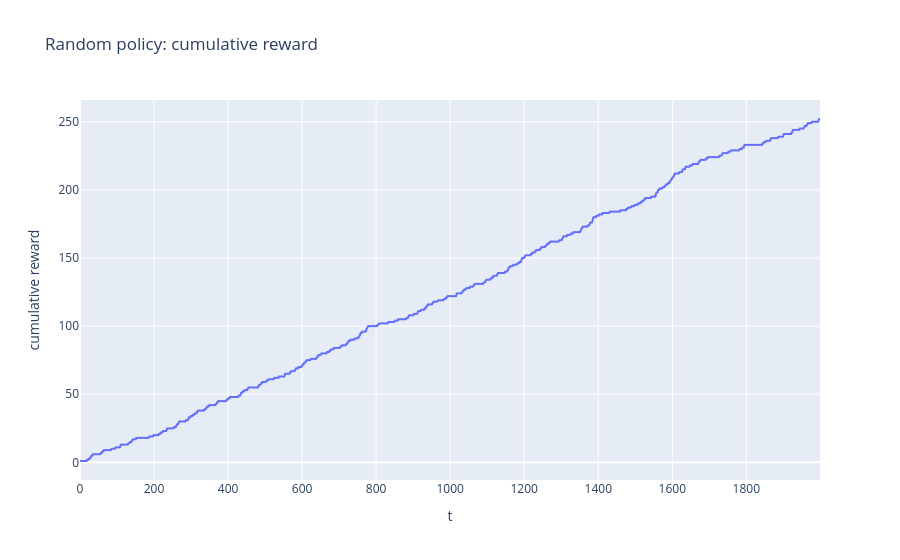
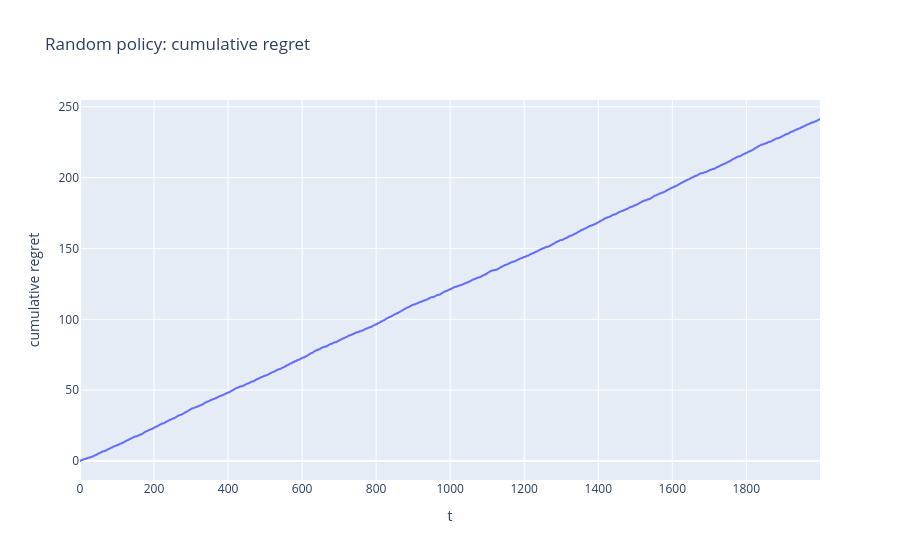

The cell these charts' notebook holds for them, in order:
### Markdown cell above
### Q1A

### Code cell
simulate(run_random)

### Figure 1 — Plotly figure (JSON) as saved in the notebook; plotly's stock layout.template omitted (floating-point values rounded to 4 significant figures; data arrays with more than 128 entries replaced by an {"elided": "..."} marker saying what was removed)
{"data": [{"hovertemplate": "t=%{x}<br>cumulative reward=%{y}<extra></extra>", "legendgroup": "", "line": {"color": "#636efa", "dash": "solid"}, "marker": {"symbol": "circle"}, "mode": "lines", "name": "", "showlegend": false, "type": "scattergl", "x": {"elided": "2000 int values"}, "xaxis": "x", "y": {"elided": "2000 float values"}, "yaxis": "y"}], "layout": {"legend": {"tracegroupgap": 0}, "title": {"text": "Random policy: cumulative reward"}, "xaxis": {"anchor": "y", "domain": [0, 1], "title": {"text": "t"}}, "yaxis": {"anchor": "x", "domain": [0, 1], "title": {"text": "cumulative reward"}}}}

### Figure 2 — Plotly figure (JSON) as saved in the notebook; plotly's stock layout.template omitted (floating-point values rounded to 4 significant figures; data arrays with more than 128 entries replaced by an {"elided": "..."} marker saying what was removed)
{"data": [{"hovertemplate": "t=%{x}<br>cumulative regret=%{y}<extra></extra>", "legendgroup": "", "line": {"color": "#636efa", "dash": "solid"}, "marker": {"symbol": "circle"}, "mode": "lines", "name": "", "showlegend": false, "type": "scattergl", "x": {"elided": "2000 int values"}, "xaxis": "x", "y": {"elided": "2000 float values"}, "yaxis": "y"}], "layout": {"legend": {"tracegroupgap": 0}, "title": {"text": "Random policy: cumulative regret"}, "xaxis": {"anchor": "y", "domain": [0, 1], "title": {"text": "t"}}, "yaxis": {"anchor": "x", "domain": [0, 1], "title": {"text": "cumulative regret"}}}}
